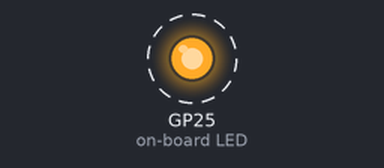
A program run on a simulated Raspberry Pi Pico running MicroPython. On the bench: output pins drawn as LEDs (lit = HIGH). Dashed ring = blinking.

Above: at 0.2 s.
Timing chart, 0 to 3.0 s (numbered marks = the images above):
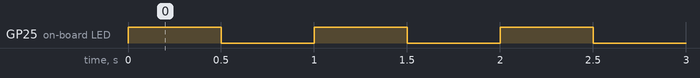

Measured:
- by itself, GP25 (on-board LED): alternates HIGH for 0.50 s and LOW for 0.50 s

The program:

light.py
```python
from picozero import pico_led, LED

from time import sleep
'''led1 = LED(0) # Use GP13
led2 = LED(1) # Use GP13
led3 = LED(2) # Use GP13
led4 = LED(3) # Use GP13
switch = Switch(18) # Use GP18 Button on/off
'''

#pico_led.off()
#pico_led.on()
#sleep(1)
#pico_led.off()

while True:

     #if switch.is_closed: # Wires are connected
    pico_led.on()
    sleep(0.5) # Stay on for half a second
    pico_led.off()
    sleep(0.5) # Stay off for 2.5 seconds
 
```
